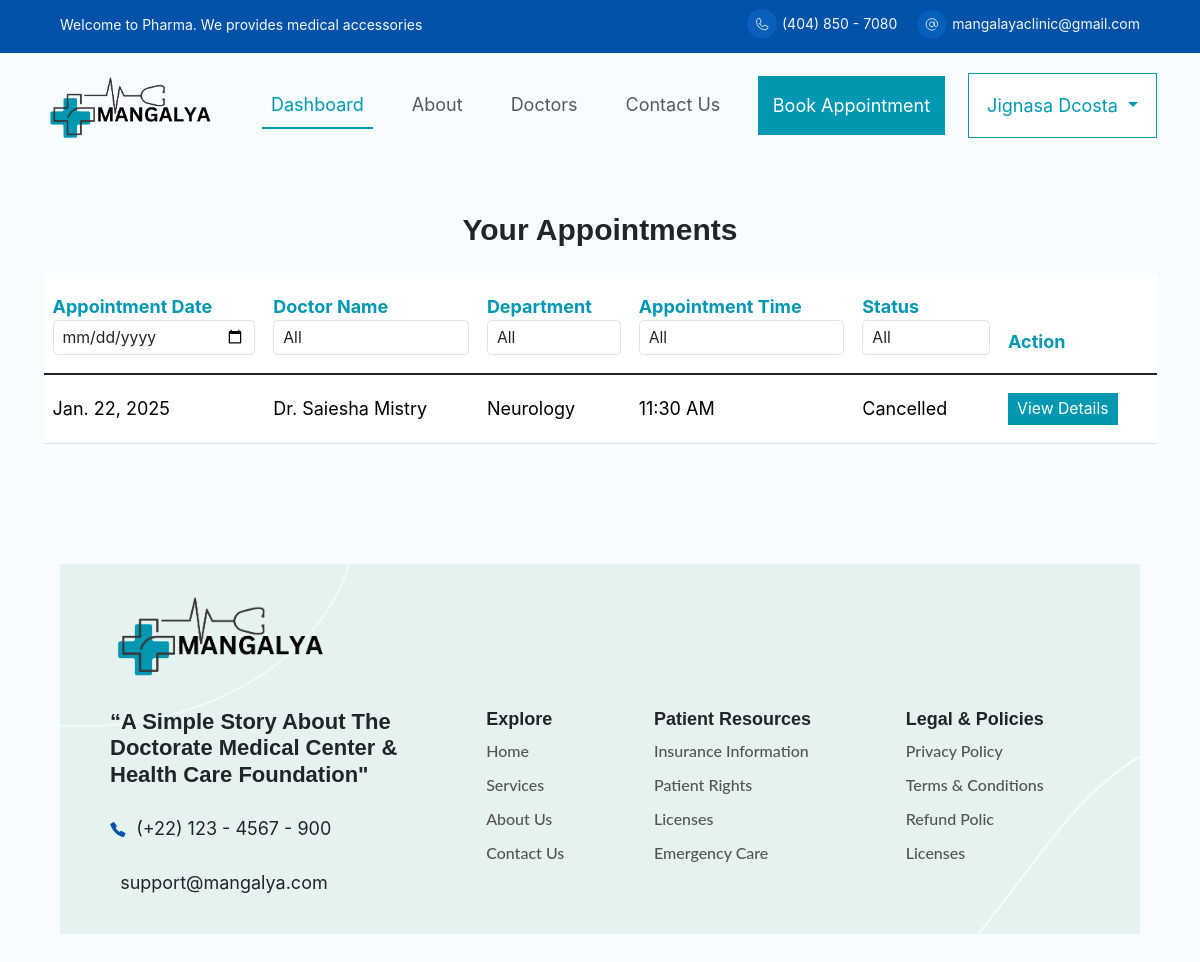
Page /patient_dashboard/ (signed in) on the earlier database version.
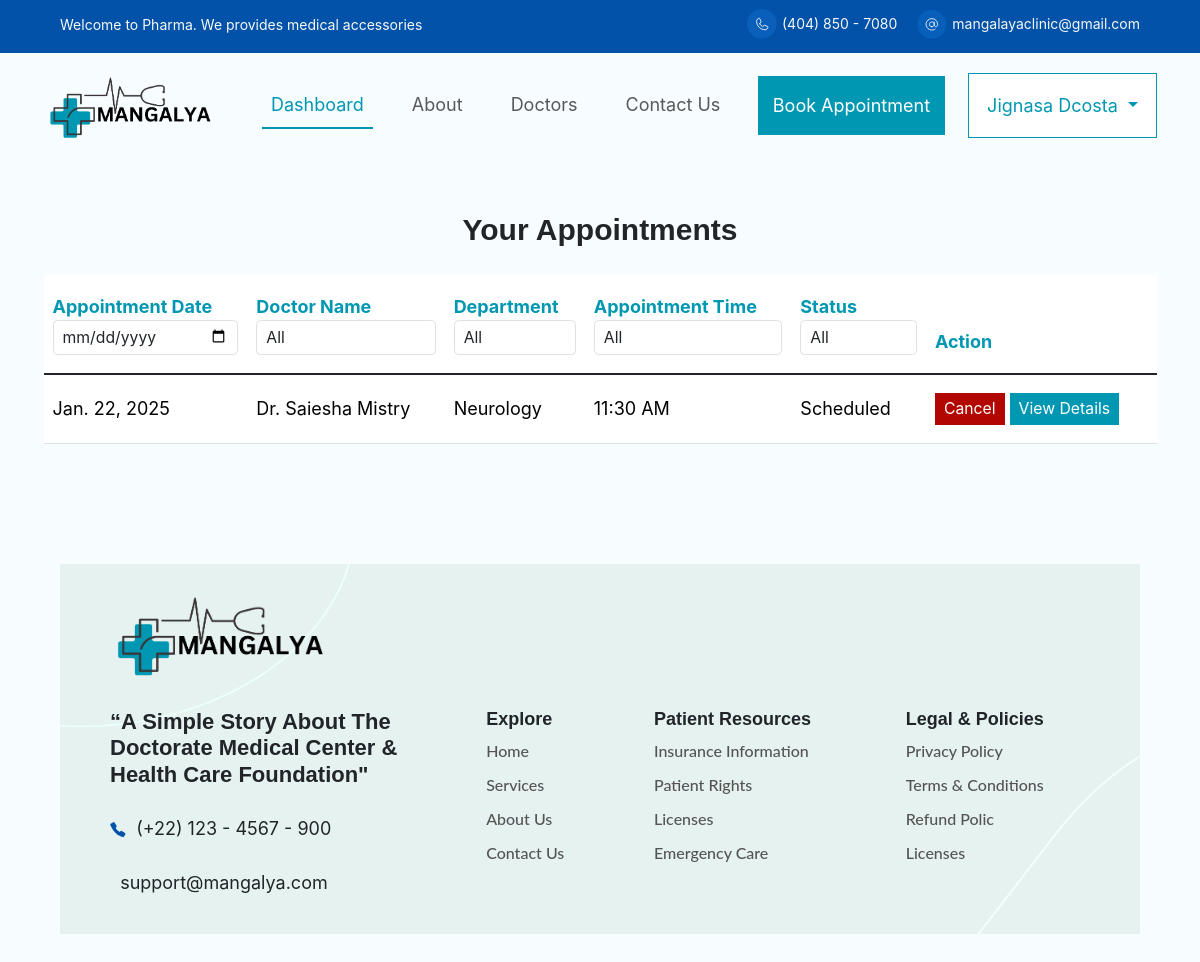
Same page on the later database version.
### appointment/models.py (models this page shows, shortened)
class Appointment(models.Model):
    STATUS_CHOICES = [
        ('Scheduled', 'Scheduled'),
        ('Completed', 'Completed'),
        ('Cancelled', 'Cancelled'),
    ]
    patient = models.ForeignKey(CustomUser, on_delete=models.CASCADE, related_name='appointments', limit_choices_to={'is_patient': True})
    doctor = models.ForeignKey(CustomUser, on_delete=models.CASCADE, related_name='appointments_as_doctor', limit_choices_to={'is_doctor': True})
    date = models.DateField()
    time = models.CharField(max_length=10, choices=TIME_SLOT_CHOICES)
    status = models.CharField(max_length=10, choices=STATUS_CHOICES, default='Scheduled')

class CustomUser(AbstractUser):
    email = models.EmailField(unique=True)  # Use email as the unique identifier
    is_patient = models.BooleanField(default=False, db_index=True)
    is_doctor = models.BooleanField(default=False, db_index=True)
    user_permissions=models.ManyToManyField('auth.Permission',related_name='account_user_permission_set',blank=True)
    groups = models.ManyToManyField('auth.Group',related_name='account_user_set',blank=True)
    USERNAME_FIELD = 'email'
    REQUIRED_FIELDS = ['username']
    class Meta:
        indexes = [
            models.Index(fields=['username']),
            models.Index(fields=['email']),
        ]

class DoctorProfile(models.Model):
    user = models.OneToOneField(CustomUser, on_delete=models.CASCADE, related_name='doctor_profile')
    gender = models.CharField(max_length=1, choices=GENDER_CHOICES)
    contact_number = models.CharField(max_length=15)
    role = models.CharField(max_length=100)
    department = models.ForeignKey(Department, on_delete=models.CASCADE, related_name='departemnt')
    fees = models.DecimalField(max_digits=10, decimal_places=2)
    profile_picture = models.ImageField(upload_to='doctor_profiles/', blank=True, null=True)
    description = models.TextField(default="No description available.")  # Add description field

class Department(models.Model):
    name = models.CharField(max_length=100, choices=DEPARTMENT_CATEGORY_CHOICES)

### appointment/views.py (the view)
# urls.py: path('patient_dashboard/',views.patient_dashboard,name='patient_dashboard'),
@login_required
def patient_dashboard(request):
    today = date.today()
    appointments = Appointment.objects.filter(patient=request.user)
    unique_doctors = appointments.values_list('doctor__first_name', 'doctor__last_name', flat=False).distinct()
    unique_departments = appointments.values_list('doctor__doctor_profile__department__name', flat=True).distinct()
    unique_times = appointments.values_list('time', flat=True).distinct()
    selected_date = request.GET.get('date', '')
    selected_doctor = request.GET.get('doctor', '')
    selected_department = request.GET.get('department', '')
    selected_time = request.GET.get('time', '')
    selected_status = request.GET.get('status', '')
    if selected_date:
        appointments = appointments.filter(date=selected_date)
    if selected_doctor:
        first_name, last_name = selected_doctor.split()
        appointments = appointments.filter(doctor__first_name=first_name, doctor__last_name=last_name)
    if selected_department:
        appointments = appointments.filter(doctor__doctor_profile__department__name=selected_department)
    if selected_time:
        appointments = appointments.filter(time=selected_time)
    if selected_status:
        appointments = appointments.filter(status=selected_status)
    return render(request, 'patient_dashboard.html', {
        'appointments': appointments,
        'unique_doctors': unique_doctors,
        'unique_departments': unique_departments,
        'unique_times': unique_times,
    })

### templates/patient_dashboard.html (shortened to what this page needs)
{% extends "base.html" %}
{% load static %}
{% block content %}
<div class="container mt-4">
    <div class="text-center mb-4 mt-5">
        <h4 class="page-header">Your Appointments</h4>
    </div>
    <form method="GET" action="{% url 'patient_dashboard' %}">
        <table class="table table-responsive align-middle">
            <thead class="table-brand py-3">
                <tr>
                    <th class="py-3" style="color: #0097B2;">
                        Appointment Date
                        <input type="date" name="date" class="form-control form-control-sm" value="{{ request.GET.date }}" onchange="this.form.submit()">
                    </th>
                    <th class="py-3" style="color: #0097B2;">
                        Doctor Name
                        <select name="doctor" class="form-control form-control-sm" onchange="this.form.submit()">
                            <option value="" style="font-size: 14px;">All</option>
                        </select>
                    </th>
                    <th class="py-3" style="color: #0097B2;">
                        Department
                        <select name="department" class="form-control form-control-sm" onchange="this.form.submit()">
                            <option value="" style="font-size: 14px;">All</option>
                        </select>
                    </th>
                    <th class="py-3" style="color: #0097B2;">
                        Appointment Time
                        <select name="time" class="form-control form-control-sm" onchange="this.form.submit()">
                            <option value="" style="font-size: 14px;">All</option>
                        </select>
                    </th>
                    <th class="py-3" style="color: #0097B2;">
                        Status
                        <select name="status" class="form-control form-control-sm" onchange="this.form.submit()">
                            <option value="" style="font-size: 14px;">All</option>
                        </select>
                    </th>
                    <th class="py-3" style="color: #0097B2;">Action</th>
                </tr>
            </thead>
            <tbody class="table-group-divider">
                {% for appointment in appointments %}
                <tr>
                    <td class="py-3">{{ appointment.date }}</td>
                    <td class="py-3">Dr. {{ appointment.doctor.first_name }} {{ appointment.doctor.last_name }}</td>
                    <td class="py-3">{{ appointment.doctor.doctor_profile.department.name }}</td>
                    <td class="py-3">{{ appointment.time }}</td>
                    <td class="py-3">{{ appointment.status }}</td>
                    <td class="py-3">
                        {% if appointment.status == 'Scheduled' %}
                        <a href="{% url 'cancel_appointment' appointment.id %}" class="btn btn-sm cancel-button">Cancel</a>
                        {% endif %}
                        <a href="{% url 'patient_appointment_detail' appointment.id %}" class="btn btn-sm btn-primary-sm">View Details</a>
                    </td>
                </tr>
                {% empty %}
                <tr>
                    <td colspan="6" class="text-center">No appointments found.</td>
                </tr>
                {% endfor %}
            </tbody>
        </table>
    </form>
</div>
{% endblock content %}

Differences in the rows shown:
changed Appointment "11:30 AM": status "Cancelled" → "Scheduled"; now shows "Cancel"
